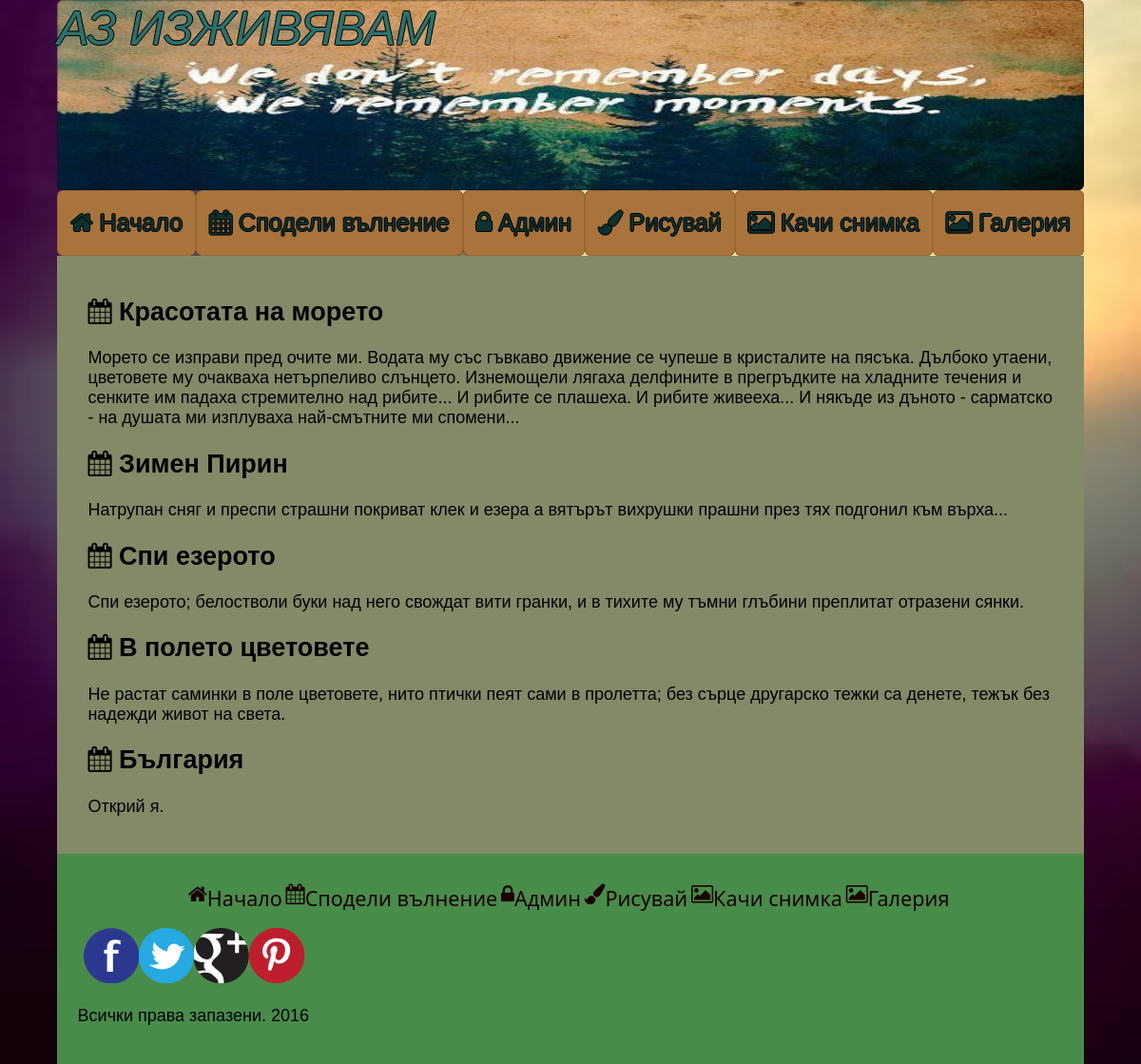
Screenshot of /index.php/admin/search with the database file from the repository.
### tables this page shows
CREATE TABLE `moment` (
  `id` int(10) NOT NULL,
  `name` varchar(300) NOT NULL,
  `category` varchar(300) NOT NULL,
  `description` text NOT NULL,
  `published` date NOT NULL,
  `date_deleted` date DEFAULT NULL
);

### application/controllers/admin.php (called while the page is built, shortened)
<?php
class Admin extends CI_Controller
{
  public function search() {
    $name =  $_POST['name'];
    $search = $this->search->index($name);
    if ($search) {
      $this->template->set('title', 'Контролен панел');
      $this->template->load('layouts/default', 'admin-search', compact('search'));
    } else {
      $this->template->set('title', 'Контролен панел');
      $this->template->load('layouts/default', 'admin-search');
    }
  }
}

### application/models/search.php (called while the page is built)
<?php
class Search extends CI_Model
{
  public function index($name) {
    $this->db->like('name', $name);
        $query  =   $this->db->get('moment');
        return $query->result();
  }
}

### index.php (called while the page is built, shortened)
<?php
require_once BASEPATH.'core/CodeIgniter.php';

### application/libraries/Template.php (called while the page is built)
<?php if ( ! defined('BASEPATH')) exit('No direct script access allowed');
class Template {
		var $template_data = array();
		function set($name, $value)
		{
			$this->template_data[$name] = $value;
		}
		function load($template = '', $view = '' , $view_data = array(), $return = FALSE)
		{
			$this->CI =& get_instance();
			$this->set('contents', $this->CI->load->view($view, $view_data, TRUE));
			return $this->CI->load->view($template, $this->template_data, $return);
		}
}

### application/views/admin-search.php (the view)
<?php if (isset($search)): ?>
  <?php foreach ($search as $key => $value): ?>
    <h2><i class="fa fa-calendar" aria-hidden="true"></i> <?= $search[$key]->name ?></h2>
    <p><?= $search[$key]->description ?></p>
  <?php endforeach; ?>
<?php else: ?>
<p>
  Няма открит резултат.
</p>
<?php endif; ?>

### assets/layout/main.css (style rules this page uses)
html { box-sizing: border-box; }
*, *::before, *::after { box-sizing: inherit; }
body { font-size: 18px; font-family: Calibri Light, Calibri, Verdana, Arial, sans-serif; background: url('../images/main-background.jpg') no-repeat fixed; background-size: 100% 100%; }

### rows the page displays
moment: name "Красотата на морето", description "Морето се изправи пред очите ми. Водата му със гъвкаво движение се чупеше в кристалите на пясъка. Дълбоко утаени, цветовете му очакваха нетърпеливо слънцето. Изнемощели лягаха делфините в прегръдките на хладните течения и сенките им падаха стремително над рибите... И рибите се плашеха. И рибите живееха... И някъде из дъното - сарматско - на душата ми изплуваха най-смътните ми спомени..."
moment: name "Зимен Пирин", description "Натрупан сняг и преспи страшни покриват клек и езера а вятърът вихрушки прашни през тях подгонил към върха..."
moment: name "Спи езерото", description "Спи езерото; белостволи буки над него свождат вити гранки, и в тихите му тъмни глъбини преплитат отразени сянки."
moment: name "В полето цветовете", description "Не растат саминки в поле цветовете, нито птички пеят сами в пролетта; без сърце другарско тежки са денете, тежък без надежди живот на света."
moment: name "България", description "Открий я."
